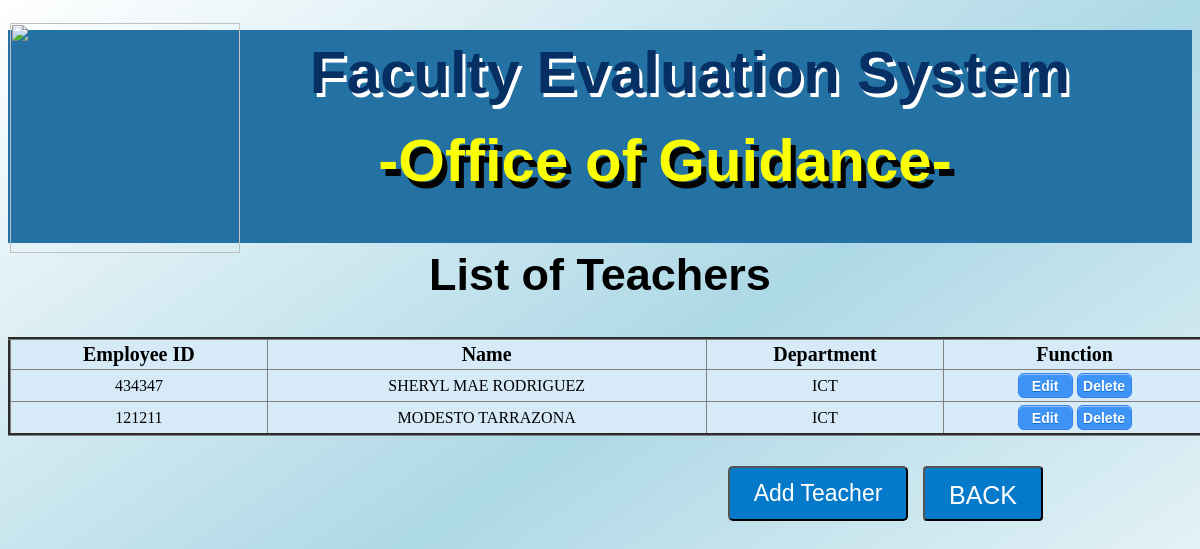
/chereg.php, run on the app's committed database.
### tables this page shows
CREATE TABLE `teachers` (
  `id` int(11) NOT NULL,
  `emp_id` varchar(11) NOT NULL,
  `name` varchar(100) NOT NULL,
  `department` varchar(100) NOT NULL
);

### chereg.php (the view, shortened to what this page needs)
<html>
<head>
<center>
   <div class="heading">
   </div>
     <img id="image" src="./images/logo.png" width="230px" height="230px">
  <div class="fes">
     <p align="center"> Faculty Evaluation System </p>
      <br>
  </div>
  <div class="jp">
     <p align="center"> -Office of Guidance- </p>
      <br>
  </div>
</center>
</head>
<body style="background:linear-gradient(to bottom right,white,lightblue,white); height:790px">
  <div class="headingteacher"> List of Teachers </div>
    <br> <br>
  <table cellspacing="2" cellpadding="3" align="center" width="1200px" border="3">
  <tr>
    <td align="center"><font>Employee ID</td>
    <td align="center"><font>Name</td>
    <td align="center"><font>Department</td>
    <td align="center"><font>Function</td>
  </tr>
  <?php
      $sql = "SELECT * FROM teachers";
      $dbh = connect();
      $sth = $dbh->prepare($sql);
      $sth->execute();
      $results = $sth->fetchAll(PDO::FETCH_OBJ);
      ?>
      <?php foreach ($results as $g):?>
      <tr>
        <td align="center"><?php echo  $g->emp_id; ?></td>
        <td align="center"><?php echo  $g->name; ?></td>
        <td align="center"><?php echo  $g->department; ?></td>
        <td align="center">
          <a href="functions/edit.php?edit=<?php echo  $g->id; ?>"><button class="mybutton"> Edit </button></a>
          <a href="functions/delete.php?id=<?php echo $g->id; ?>"><button class="mybutton1">Delete </button></a>
        </td>
      </tr>
      <?php endforeach; ?>
</table>
  <div class="back">
 <a href="addnewteacher.php"> <button class="backbutton1">Add Teacher </button></a>
 <a href="adminrecord.php"> <button class="backbutton"> BACK </button> </a>
 </div>
</body>
</html>

### chereg.php (style rules this page uses)
.heading { width: 100%; height: 27%; background-color: #2471A3; }
.fes { margin-top: -275px; margin-left: 180px; text-shadow: 3px 4px white; font-family: arial; color: #062F63; font-weight: 800; font-size: 60px; }
.jp { margin-top: -170px; margin-left: 130px; text-shadow: 5px 7px #030301; font-family: arial; color: #FAFF05; font-weight: 700; font-size: 60px; }
#image { margin-left: -950px; margin-top: -220px; }
table { border-collapse: collapse; background-color: #D6EAF8; }
font { font-size: 20px; font-weight: bold; }
.backbutton { background-color: #057ACA; margin-top: 30px; margin-left: 15px; color: white; padding: 13px 15px; border-radius: 4px; height: 55px; width: 120px; font-size: 25px; cursor: pointer; float: left; }
.backbutton1 { background-color: #057ACA; margin-top: 30px; margin-left: 720px; color: white; padding: 8px 22px; border-radius: 5px; height: 55px; width: 180px; font-size: 23px; cursor: pointer; float: left; }
.headingteacher { font-family: arial; font-size: 45px; font-weight: bolder; margin-top: -75px; text-align: center; }
.myButton { -moz-box-shadow:inset 0px 1px 0px 0px #97c4fe; -webkit-box-shadow:inset 0px 1px 0px 0px #97c4fe; box-shadow:inset 0px 1px 0px 0px #97c4fe; background-color:#3d94f6; -moz-border-radius:6px; -webkit-border-radius:6px; border-radius:6px; border:1px solid #337fed; display:inline-block; cursor:pointer; color:#ffffff; font-family:Arial; font-size:14px; font-weight: bold; padding: 3px; text-decoration:none; text-shadow:0px 1px 0px #1570cd; height: 25px; width: 55px; }
.myButton1 { -moz-box-shadow:inset 0px 1px 0px 0px #97c4fe; -webkit-box-shadow:inset 0px 1px 0px 0px #97c4fe; box-shadow:inset 0px 1px 0px 0px #97c4fe; background-color:#3d94f6; -moz-border-radius:6px; -webkit-border-radius:6px; border-radius:6px; border:1px solid #337fed; display:inline-block; cursor:pointer; color:#ffffff; font-family:Arial; font-size:14px; font-weight: bold; padding: 3px; text-decoration:none; text-shadow:0px 1px 0px #1570cd; height: 25px; width: 55px; }

### data on the page
teachers: emp "434347", name "SHERYL MAE RODRIGUEZ", department "ICT"
teachers: emp "121211", name "MODESTO TARRAZONA", department "ICT"
